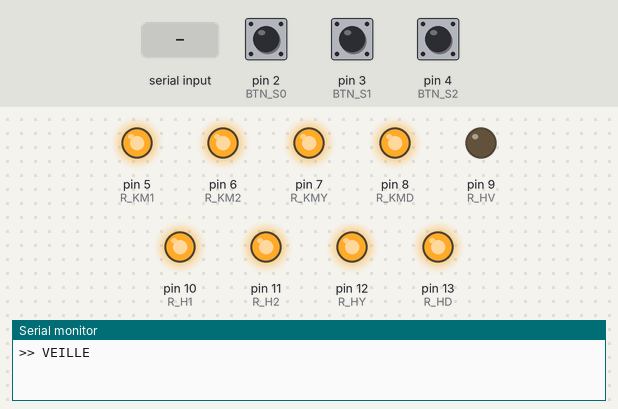
Bench run of a sketch on a simulated Arduino Uno, built with avr-gcc and run on an emulated ATmega328P. On the bench: output pins drawn as LEDs (lit = HIGH), the last lines printed to the serial monitor. Inputs (shaded band) come from the test bench; at power-on: pin 2 (BTN_S0) HIGH, pin 3 (BTN_S1) HIGH, pin 4 (BTN_S2) HIGH.

Above: at 1.4 s.
1.5 s: "CMD:S1\n" received over the second serial link
At 2.6 s:
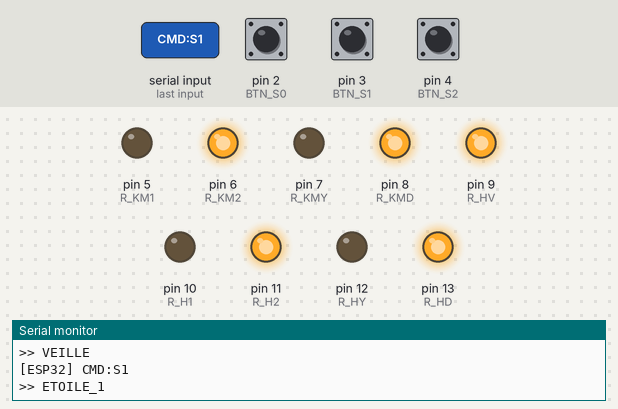
4.5 s: "CMD:S0\n" received over the second serial link
At 4.9 s:
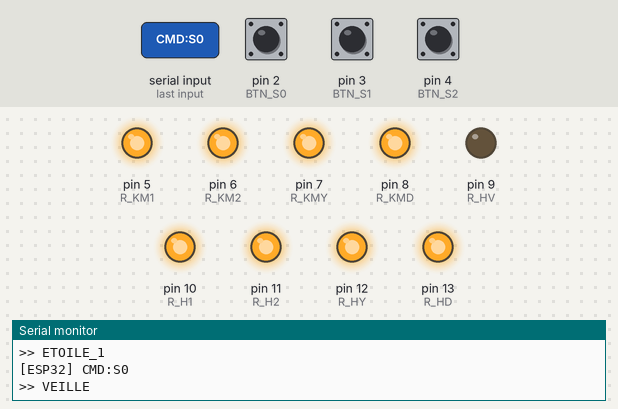
6.0 s: "CMD:S2\n" received over the second serial link
At 12.0 s:
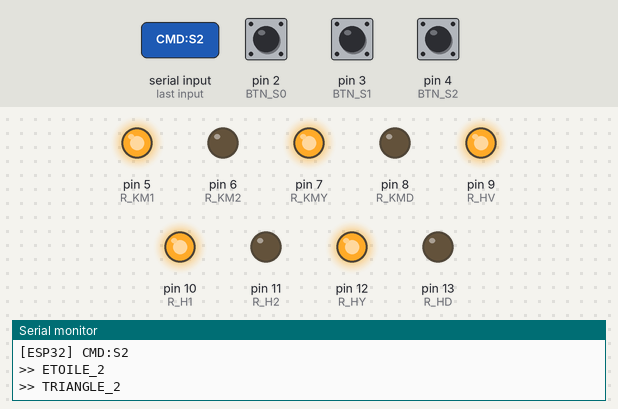
Timing chart, 0 to 13.5 s (numbered marks = the images above; inputs shaded):
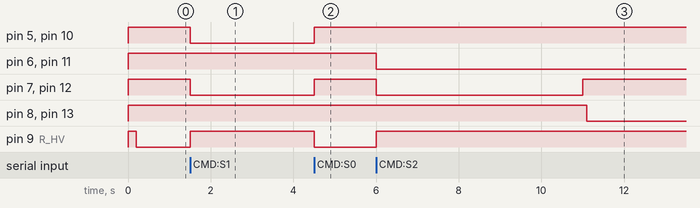

Measured:
- after the input at 1.5 s, pin 5 (R_KM1), pin 7 (R_KMY), pin 10 (R_H1), pin 12 (R_HY): HIGH → LOW at once; pin 9 (R_HV): LOW → HIGH at once
- after the input at 4.5 s, pin 5 (R_KM1), pin 7 (R_KMY), pin 10 (R_H1), pin 12 (R_HY): LOW → HIGH at once; pin 9 (R_HV): HIGH → LOW at once
- after the input at 6.0 s, pin 6 (R_KM2), pin 11 (R_H2): HIGH → LOW at once; pin 7 (R_KMY), pin 12 (R_HY): HIGH → LOW at once, → HIGH 5.0 s later; pin 8 (R_KMD), pin 13 (R_HD): HIGH → LOW after 5.1 s; pin 9 (R_HV): LOW → HIGH at once

The sketch:

CODE_ARDUINO_UNO.ino
```cpp
/*
 * ================================================================
 *  DÉMARRAGE ÉTOILE-TRIANGLE — Arduino Uno (contrôle local)
 *  Communication UART avec ESP32 pour supervision distante Blynk
 * ================================================================
 *  BROCHES :
 *   S0 (Arrêt)   → D2   S1 (Marche1) → D3   S2 (Marche2) → D4
 *   R_KM1 → D5   R_KM2 → D6   R_KMY → D7    R_KMD → D8
 *   R_HV  → D9   R_H1  → D10  R_H2  → D11
 *   R_HY  → D12  R_HD  → D13
 *   SoftwareSerial : RX=A0 ← ESP32 TX  |  TX=A1 → ESP32 RX
 *
 *  ATTENTION : Diviseur de tension obligatoire sur A1 → ESP32 RX
 *              (5V Arduino → 3.3V ESP32) : R1=1kΩ, R2=2kΩ
 * ================================================================
 */

#include <SoftwareSerial.h>

// ── Communication série avec l'ESP32 ──────────────────────────
SoftwareSerial espSerial(A0, A1);   // RX, TX

// ── Boutons poussoirs (INPUT_PULLUP → actif à LOW) ────────────
#define BTN_S0  2   // Arrêt
#define BTN_S1  3   // Marche 1
#define BTN_S2  4   // Marche 2

// ── Relais (module relais standard = actif à LOW) ─────────────
#define R_KM1  5    // Contacteur sens 1
#define R_KM2  6    // Contacteur sens 2
#define R_KMY  7    // Contacteur Étoile
#define R_KMD  8    // Contacteur Triangle
#define R_HV   9    // Voyant Veille
#define R_H1   10   // Voyant Marche 1
#define R_H2   11   // Voyant Marche 2
#define R_HY   12   // Voyant Étoile
#define R_HD   13   // Voyant Triangle

#define RELAY_ON   LOW
#define RELAY_OFF  HIGH

// ── États machine ─────────────────────────────────────────────
#define VEILLE      0
#define ETOILE_1    1
#define TRIANGLE_1  2
#define ETOILE_2    3
#define TRIANGLE_2  4

// ── Variables globales ────────────────────────────────────────
int etat = VEILLE;
unsigned long tEtoile  = 0;
bool timerActif        = false;
const unsigned long DELAI_ETOILE = 5000UL;  // 5 secondes

// Débounce boutons
unsigned long tDS0=0, tDS1=0, tDS2=0;
bool prevS0=HIGH, prevS1=HIGH, prevS2=HIGH;
const unsigned long DEBOUNCE = 50UL;

// ── Utilitaires ───────────────────────────────────────────────
void tousRelaisOff() {
  digitalWrite(R_KM1, RELAY_OFF); digitalWrite(R_KM2, RELAY_OFF);
  digitalWrite(R_KMY, RELAY_OFF); digitalWrite(R_KMD, RELAY_OFF);
  digitalWrite(R_HV,  RELAY_OFF); digitalWrite(R_H1,  RELAY_OFF);
  digitalWrite(R_H2,  RELAY_OFF); digitalWrite(R_HY,  RELAY_OFF);
  digitalWrite(R_HD,  RELAY_OFF);
}

// Retourne true sur front descendant avec débounce
bool appuye(int pin, bool &prev, unsigned long &t) {
  bool cur = digitalRead(pin);
  bool ok  = false;
  if (cur != prev) t = millis();
  if ((millis() - t) > DEBOUNCE && cur == LOW && prev == HIGH) ok = true;
  prev = cur;
  return ok;
}

// ── Transitions d'état ────────────────────────────────────────
void allerVeille() {
  tousRelaisOff();
  digitalWrite(R_HV, RELAY_ON);       // Voyant veille allumé
  etat = VEILLE;
  timerActif = false;
  espSerial.println("STATE:0");
  Serial.println(F(">> VEILLE"));
}

void allerEtoile1() {
  // Interlock KM1/KM2 et KMY/KMD garantis par tousRelaisOff()
  tousRelaisOff();
  digitalWrite(R_KM1, RELAY_ON);      // KM1 ON
  digitalWrite(R_KMY, RELAY_ON);      // KMY (étoile) ON
  digitalWrite(R_H1,  RELAY_ON);      // Voyant H1
  digitalWrite(R_HY,  RELAY_ON);      // Voyant HY
  etat = ETOILE_1;
  tEtoile    = millis();
  timerActif = true;
  espSerial.println("STATE:1");
  Serial.println(F(">> ETOILE_1"));
}

void allerTriangle1() {
  // Sécurité : couper KMY avant d'activer KMD
  digitalWrite(R_KMY, RELAY_OFF);
  digitalWrite(R_HY,  RELAY_OFF);
  delay(100);                          // 100 ms délai sécurité
  digitalWrite(R_KMD, RELAY_ON);      // KMD (triangle) ON
  digitalWrite(R_HD,  RELAY_ON);      // Voyant HD
  etat = TRIANGLE_1;
  timerActif = false;
  espSerial.println("STATE:2");
  Serial.println(F(">> TRIANGLE_1"));
}

void allerEtoile2() {
  tousRelaisOff();
  digitalWrite(R_KM2, RELAY_ON);      // KM2 ON
  digitalWrite(R_KMY, RELAY_ON);      // KMY (étoile) ON
  digitalWrite(R_H2,  RELAY_ON);      // Voyant H2
  digitalWrite(R_HY,  RELAY_ON);      // Voyant HY
  etat = ETOILE_2;
  tEtoile    = millis();
  timerActif = true;
  espSerial.println("STATE:3");
  Serial.println(F(">> ETOILE_2"));
}

void allerTriangle2() {
  digitalWrite(R_KMY, RELAY_OFF);
  digitalWrite(R_HY,  RELAY_OFF);
  delay(100);
  digitalWrite(R_KMD, RELAY_ON);
  digitalWrite(R_HD,  RELAY_ON);
  etat = TRIANGLE_2;
  timerActif = false;
  espSerial.println("STATE:4");
  Serial.println(F(">> TRIANGLE_2"));
}

// ─────────────────────────────────────────────────────────────
void setup() {
  Serial.begin(9600);
  espSerial.begin(9600);

  // Boutons
  pinMode(BTN_S0, INPUT_PULLUP);
  pinMode(BTN_S1, INPUT_PULLUP);
  pinMode(BTN_S2, INPUT_PULLUP);

  // Relais — tous éteints au démarrage
  const int relais[] = {R_KM1,R_KM2,R_KMY,R_KMD,R_HV,R_H1,R_H2,R_HY,R_HD};
  for (int i = 0; i < 9; i++) {
    pinMode(relais[i], OUTPUT);
    digitalWrite(relais[i], RELAY_OFF);
  }

  delay(200);
  allerVeille();                       // État initial : veille
}

void loop() {
  // ── Boutons locaux ──────────────────────────────────────────
  if (appuye(BTN_S1, prevS1, tDS1) && etat == VEILLE) allerEtoile1();
  if (appuye(BTN_S2, prevS2, tDS2) && etat == VEILLE) allerEtoile2();
  if (appuye(BTN_S0, prevS0, tDS0) && etat != VEILLE) allerVeille();

  // ── Timer étoile → triangle (5 s) ─────────────────────────
  if (timerActif && (millis() - tEtoile) >= DELAI_ETOILE) {
    if      (etat == ETOILE_1) allerTriangle1();
    else if (etat == ETOILE_2) allerTriangle2();
  }

  // ── Commandes distantes depuis ESP32 / Blynk ──────────────
  if (espSerial.available()) {
    String cmd = espSerial.readStringUntil('\n');
    cmd.trim();
    Serial.print(F("[ESP32] ")); Serial.println(cmd);

    if      (cmd == "CMD:S1" && etat == VEILLE) allerEtoile1();
    else if (cmd == "CMD:S2" && etat == VEILLE) allerEtoile2();
    else if (cmd == "CMD:S0" && etat != VEILLE) allerVeille();
  }
}
```
